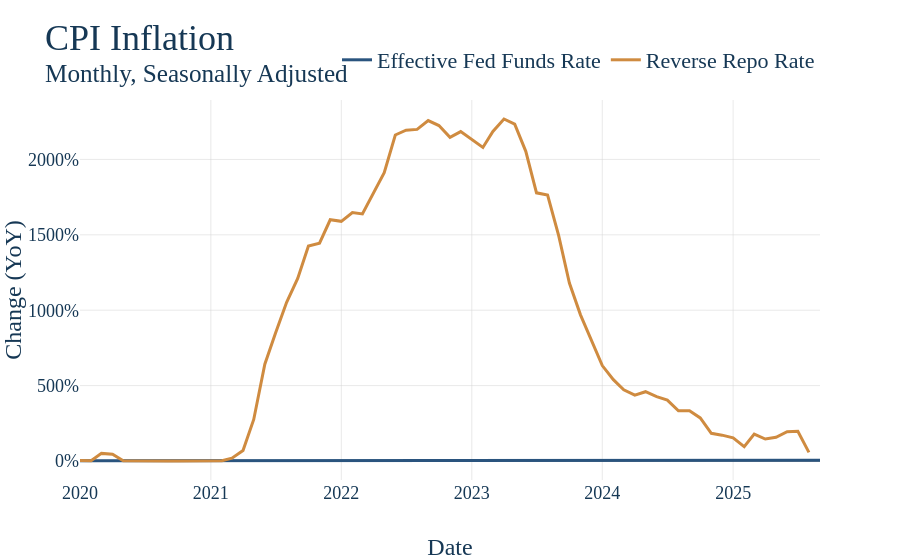

Notebook code for this chart:
### Markdown cell above
5. Now that all our data is ready, make the graph and have it save itself as a .html file to graph_output whenver the notebooks is rerun. The name of the file should exactly match the notebook name. For instance, this file "example.ipynb" produces the graph "example.html." Nice work, you made a graph!

### Code cell
# First make the figure
fig = go.Figure()


# Loop the columns of the dataframe and plot each as a separate trace
for col in joined_df.columns:
    fig.add_trace(
        go.Scatter(
            x=joined_df.index,
            y=joined_df[col],
            mode='lines',
            name=col
        )
    )

# Update the titles, using the html tage <sup> for a subtitle 
fig.update_layout(
    title = dict(text = 'Reverse Repo & Federal Funds Rate <br><sup>Monthly, Seasonally Adjusted </sup>'),
    xaxis_title="Date",
    yaxis_title="Billions of Dollars / Percent",
)

# This is graph specific, but here we want the y-axis to be percent signs 
fig.update_yaxes(
    tickformat=".2f%",
    ticksuffix="%"
)

# Again, graph specific, we have a mutliyear series and want tick marks to be years
fig.update_xaxes(
    type='date',
    tickformat='%Y',
)

# Show our figure (Dimensions may be off on different screen sizes)
fig.show()

# This should be the same for EVERY GRAPH!
# Save it to the graph_output folder with the name matching the file, as HTML
fig.write_html(GRAPH_OUTPUT_PATH + f"/{GRAPH_NAME}.html")
